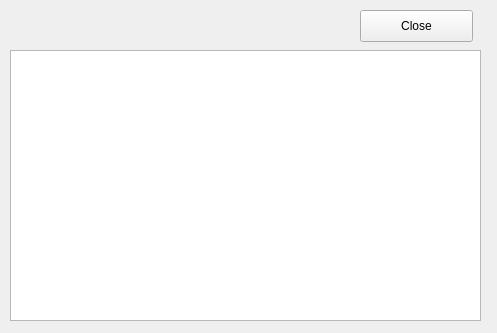
<?xml version="1.0" encoding="UTF-8"?>
<ui version="4.0">
 <class>Form</class>
 <widget class="QWidget" name="Form">
  <property name="geometry">
   <rect>
    <x>0</x>
    <y>0</y>
    <width>497</width>
    <height>333</height>
   </rect>
  </property>
  <property name="windowTitle">
   <string>Form</string>
  </property>
  <widget class="QPushButton" name="pushButtonExit">
   <property name="geometry">
    <rect>
     <x>360</x>
     <y>10</y>
     <width>113</width>
     <height>32</height>
    </rect>
   </property>
   <property name="text">
    <string>Close</string>
   </property>
  </widget>
  <widget class="QTextEdit" name="textEdit">
   <property name="geometry">
    <rect>
     <x>10</x>
     <y>50</y>
     <width>471</width>
     <height>271</height>
    </rect>
   </property>
  </widget>
 </widget>
 <resources/>
 <connections/>
</ui>
